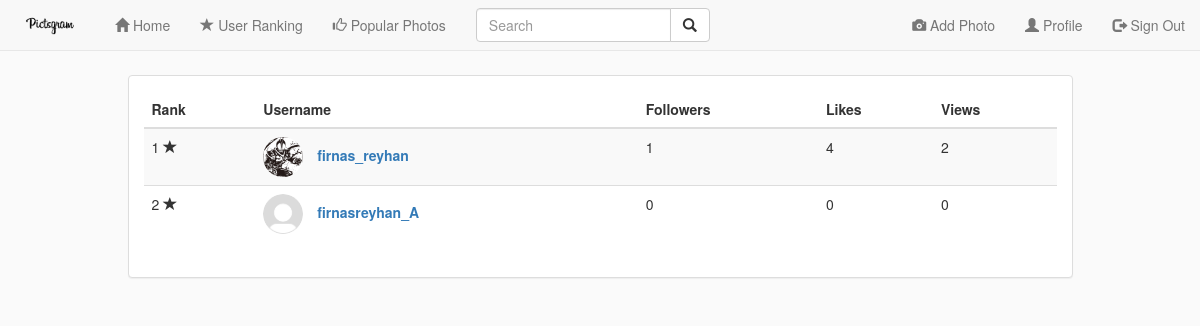
The app's page /pages/user_ranking.php (signed in), older data.
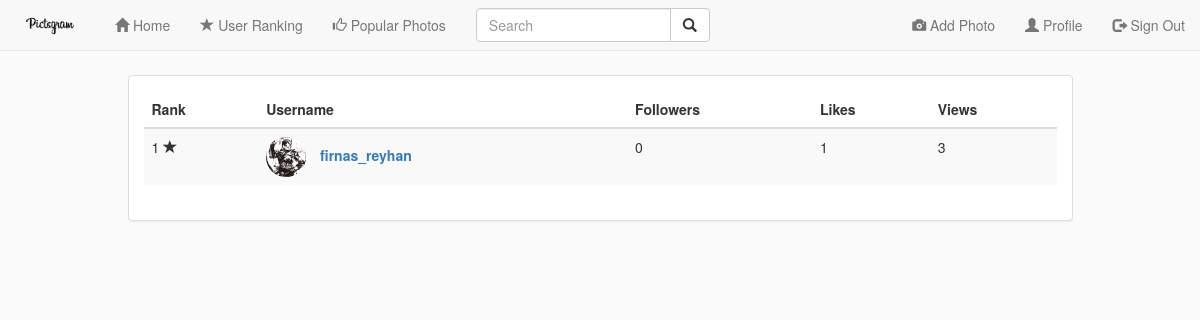
The same page, newer data.
### tables this page shows
CREATE TABLE `user` (
  `USERNAME` varchar(16) NOT NULL,
  `PASSWORD` varchar(16) DEFAULT NULL,
  `NAME` varchar(100) DEFAULT NULL,
  `GENDER` varchar(10) DEFAULT 'None',
  `ABOUT` varchar(200) DEFAULT NULL,
  `EMAIL` varchar(50) DEFAULT NULL,
  `PHONE` varchar(15) DEFAULT NULL,
  `WEBSITE` varchar(50) DEFAULT NULL,
  `IMAGE` varchar(250) DEFAULT 'no_profile.jpg',
  `TOTAL_POST` int(11) DEFAULT '0',
  `TOTAL_FOLLOWING` int(11) DEFAULT '0',
  `TOTAL_FOLLOWERS` int(11) DEFAULT '0',
  `STATUS` varchar(10) DEFAULT NULL,
  `TIME` datetime DEFAULT NULL
);

### pages/user_ranking.php (the view, shortened to what this page needs)
<!DOCTYPE html>
<html lang="en">
	<head>
		<link rel="stylesheet" href="../css/bootstrap.min.css">
		<link rel="stylesheet" href="../css/style.css">
	</head>
	<body style="background:#fafafa;">
		<?php
			include("navbar.php");
		?>
		<div class="container" style="margin-top:75px;">
			<div class="row">
				<div class="col-md-1"></div>
				<div class="col-md-10">
					<div class="panel panel-default">
						<div class="panel-body">
							<table class="table table-striped">
								<thead>
									<tr>
										<th>Rank</th>
										<th>Username</th>
										<th>Followers</th>
										<th>Likes</th>
										<th>Views</th>
									</tr>
								</thead>
								<tbody>
									<?php
										$query_top_user = mysqli_query($mysqli, "SELECT * FROM top_user");
										$ranking = 1;
										while($data = mysqli_fetch_array($query_top_user)){
									?>
									<tr>
										<td><?php echo $ranking++; ?> <?php if($ranking < 4){ echo "<span class='glyphicon glyphicon-star'></span>"; } ?></td>
										<td>
											<img src="../images/profile/<?php echo $data['IMAGE']; ?>" class="img-circle" style="width:40px; height:40px;"/>
											<label style="margin-left:10px;"><a href="profile.php?username=<?php echo $data['USERNAME']; ?>"><?php echo $data['USERNAME']; ?></a></label>
										</td>
										<td><?php echo $data['TOTALFOLLOWERS']; ?></td>
										<td><?php echo $data['TOTALLOVE']; ?></td>
										<td><?php echo $data['TOTALVIEW']; ?></td>
									</tr>
									<?php
										}
									?>
								</tbody>
							</table>
						</div>
					</div>
				</div>
				<div class="col-md-1"></div>
			</div>
		</div>
	</body>
</html>

### pages/navbar.php (shortened to what this page needs)
<nav class="navbar navbar-default navbar-fixed-top">
			<div class="container-fluid">
				<div class="navbar-header">
					<img src="../images/logo.png" class="navbar-brand"/>
				</div>
				<ul class="nav navbar-nav">
					<li><a href="home.php"><span class="glyphicon glyphicon-home"></span> Home</a></li>
					<li><a href="user_ranking.php"><span class="glyphicon glyphicon-star"></span> User Ranking</a></li>
					<li><a href="popular_photos.php"><span class="glyphicon glyphicon-thumbs-up"></span> Popular Photos</a></li>
				</ul>
				<form class="navbar-form navbar-left" action="list_search.php" method="GET">
					<div class="input-group">
						<input name="param" type="text" class="form-control" placeholder="Search">
						<div class="input-group-btn">
							<button type="submit" class="btn btn-default" type="submit" style="width:40px; height:34px;">
								<i class="glyphicon glyphicon-search"></i>
							</button>
						</div>
					</div>
				</form>
				<ul class="nav navbar-nav navbar-right">
					<li><a href="add_post.php?username=<?php echo $_SESSION['username']; ?>"><span class="glyphicon glyphicon-camera"></span> Add Photo</a></li>
					<li><a href="profile.php?username=<?php echo $_SESSION['username']; ?>"><span class="glyphicon glyphicon-user"></span> Profile</a></li>
					<li><a href="process/signout.php"><span class="glyphicon glyphicon-log-out"></span> Sign Out</a></li>
				</ul>
			</div>
		</nav>

Row changes from the older to the newer data that the page shows:
removed user: IMAGE (picture), USERNAME "firnasreyhan_A", TOTALFOLLOWERS "0", TOTALLOVE "0", TOTALVIEW "0"
changed user "firnas_reyhan": IMAGE: a different picture; TOTALFOLLOWERS "1" → "0"; TOTALLOVE "4" → "1"; TOTALVIEW "2" → "3"
